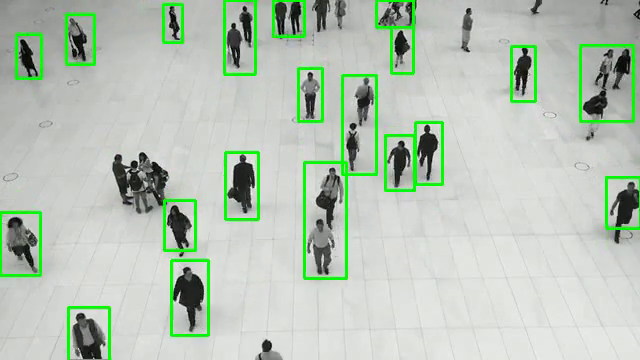
#> input picture frame 46 of ComputerVision-LAB-main/ex10/video_1.mp4, 640 x 360 px
$ jupyter execute Moving_object_Ex10_CV.ipynb
#> lines starting #> are read from the running program, lines starting #| are printed output that depends on the picture; after the words box and inside, x2 and y2 are one past the last pixel; in counts of white or black regions, pixels touching at a corner belong together
[cell 1]
import numpy as np
import cv2
import matplotlib.pyplot as plt

[cell 2]
def colorConvert(image):
  return(cv2.cvtColor(image, cv2.COLOR_BGR2RGB))

[cell 3]
cap = cv2.VideoCapture('/content/video_1.mp4')

#Randomly selecting 30 frames
frame_get = cap.get(cv2.CAP_PROP_FRAME_COUNT) * np.random.uniform(size = 30)

#Storing captured frames in an array
frames = []
for i in frame_get:
  cap.set(cv2.CAP_PROP_POS_FRAMES, i)
  ret, frame = cap.read()
  frames.append(frame)
#> this loop made 30 passes
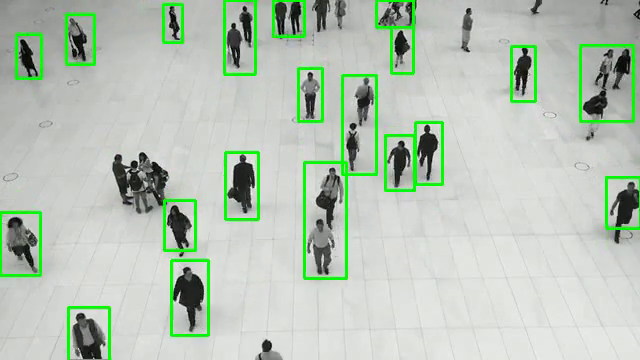
#> input picture frame 46 of ComputerVision-LAB-main/ex10/video_1.mp4, 640 x 360 px
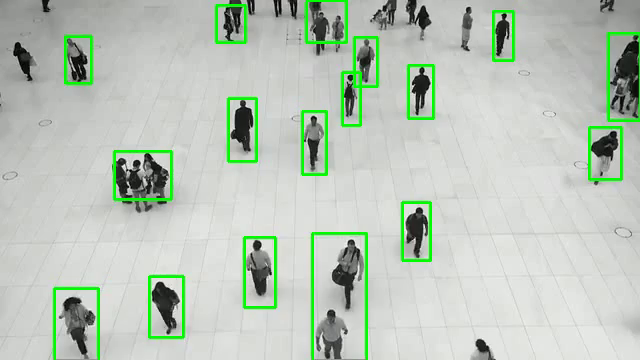
#> input picture frame 60 of ComputerVision-LAB-main/ex10/video_1.mp4, 640 x 360 px
#> after the loop, frames = 30 items

cap.release()

[cell 4]
frame_median = np.median(frames, axis = 0).astype(dtype = np.uint8)
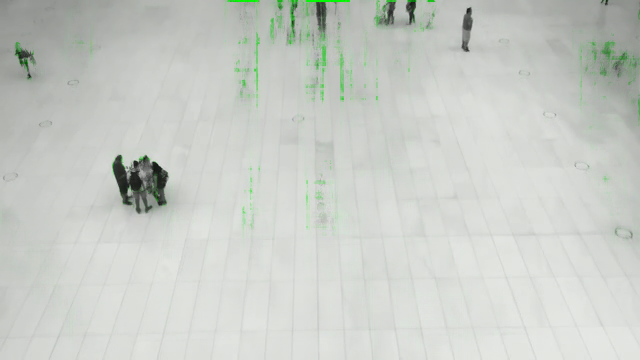
#> frame_median: shape (360, 640, 3); mean of channels 0, 1, 2 199.3, 204.9, 200.7; drawn as B, G, R
plt.imshow(colorConvert(frame_median))

[cell 5]
frame_avg = np.average(frames, axis = 0).astype(dtype = np.uint8)
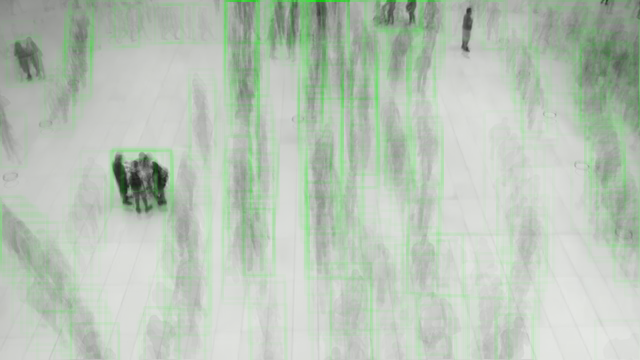
#> frame_avg: shape (360, 640, 3); mean of channels 0, 1, 2 182.9, 196.9, 184.1; drawn as B, G, R
plt.imshow(colorConvert(frame_avg))

[cell 6]
frame_sample = frames[0]
#> frame_sample is the input picture: shape (360, 640, 3); mean B, G, R 182.5, 197, 183.7
plt.imshow(colorConvert(frame_sample))

[cell 7]
gray_frame_median = cv2.cvtColor(frame_median, cv2.COLOR_BGR2GRAY)
plt.imshow(colorConvert(gray_frame_median))

[cell 8]
gray_frame_sample = cv2.cvtColor(frame_sample, cv2.COLOR_BGR2GRAY)
plt.imshow(colorConvert(gray_frame_sample))

[cell 9]
bg_removed_frame = cv2.absdiff(gray_frame_sample, gray_frame_median)
plt.imshow(colorConvert(bg_removed_frame))

[cell 10]
frame_blur = cv2.GaussianBlur(bg_removed_frame, (11,11), 0)
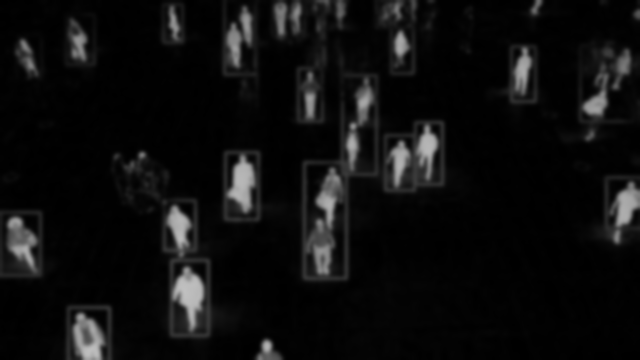
#> frame_blur: shape (360, 640); min 0, max 192, mean 14.2
plt.imshow(colorConvert(frame_blur))

[cell 11]
ret, frame_threshold = cv2.threshold(frame_blur, 0, 255, cv2.THRESH_BINARY + cv2.THRESH_OTSU)
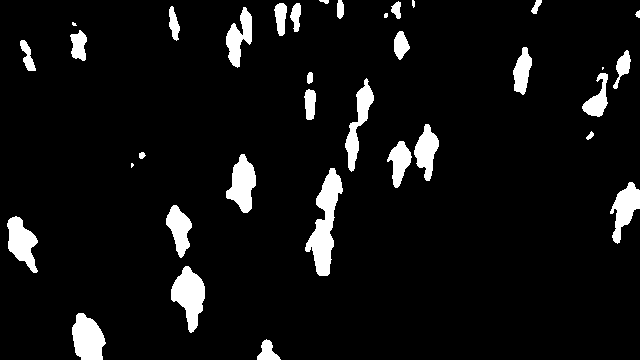
#> frame_threshold: shape (360, 640); 6.8% white; 35 white regions (4 under 20 px), largest, box (x1, y1, x2, y2) and area: (305, 168, 343, 276) 1852, (171, 266, 205, 333) 1312, (72, 313, 106, 360) 1168
#> ret = 61
plt.imshow(colorConvert(frame_threshold))

[cell 12]
(contours, _ ) = cv2.findContours(frame_threshold.copy(), cv2.RETR_EXTERNAL, cv2.CHAIN_APPROX_SIMPLE)
#> contours = 35 contours, 7 with area under 20; largest, box (x1, y1, x2, y2) and area: (305, 168, 343, 276) 1724, (171, 266, 205, 333) 1238, (72, 313, 106, 360) 1105, (226, 154, 256, 213) 1004, (7, 216, 38, 273) 938

[cell 13]
for i in contours:
  x, y, width, height = cv2.boundingRect(i)
  cv2.rectangle(frame_sample, (x,y), (x + width, y + height), (123,0,255), 2)
#> this loop made 35 passes
#> (x, y, width, height) on passes 1 to 8: (257, 339, 24, 21), (72, 313, 34, 47), (171, 266, 34, 67), (7, 216, 31, 57), (166, 205, 26, 53), (610, 182, 30, 62), (305, 168, 38, 108), (131, 163, 3, 5)
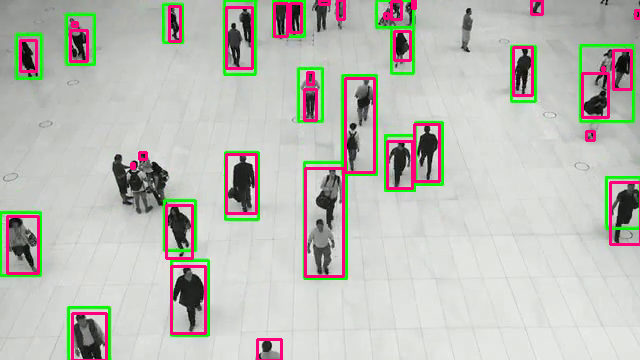
#> frame_sample: shape (360, 640, 3); 4.45% of pixels changed, all inside (x1, y1, x2, y2) = (6, 0, 640, 360)
plt.imshow(colorConvert(frame_sample))

[cell 14]
fourcc = cv2.VideoWriter_fourcc(*'XVID')
#> fourcc = 1145656920
video_writer = cv2.VideoWriter('old1.mp4', fourcc, 620.0, (640, 480))

[cell 15]
cap = cv2.VideoCapture('/content/drive/MyDrive/video_1.mp4')

#Randomly selecting 30 frames
frame_tot = cap.get(cv2.CAP_PROP_FRAME_COUNT)
#> frame_tot = 84
frame_tot
#> Out = 84

[cell 16]
frame_count = 0
while (frame_count < frame_tot - 1):
  frame_count+=1
  ret, frame = cap.read()
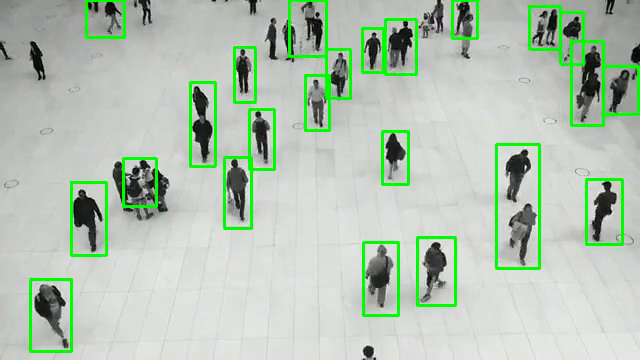
#> input picture frame 8 of ComputerVision-LAB-main/ex10/video_1.mp4, 640 x 360 px
#> frame is the input picture: shape (360, 640, 3); mean B, G, R 179.8, 196, 180.9
  # Converting frame to grayscale
  gray_frame = cv2.cvtColor(frame, cv2.COLOR_BGR2GRAY)
  # Calculating Absolute Difference between Current Frame and Median Frame
  dframe = cv2.absdiff(gray_frame, gray_frame_median)
  # Applying Gaussian Blur to reduce noise
  blur_frame = cv2.GaussianBlur(dframe, (11,11), 0)
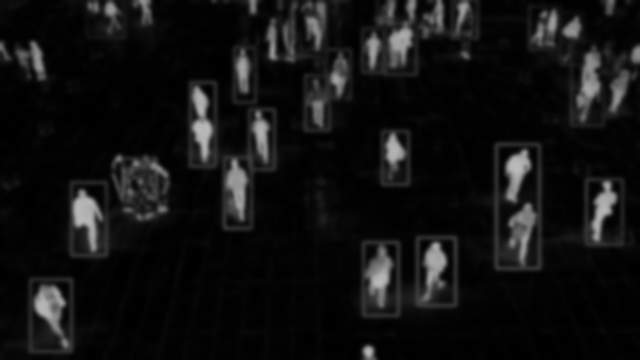
#> blur_frame: shape (360, 640); min 0, max 186, mean 17.8
  # Binarizing frame - Thresholding
  ret, threshold_frame = cv2.threshold(blur_frame, 0, 255, cv2.THRESH_BINARY + cv2.THRESH_OTSU)
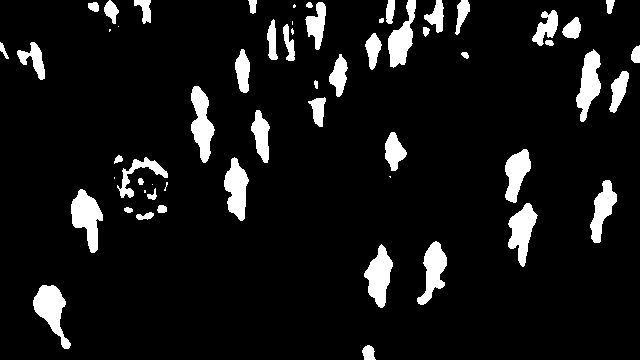
#> threshold_frame: shape (360, 640); 8.5% white; 58 white regions (10 under 20 px)
#> ret = 60
  # Identifying Contours
  (contours, _ ) = cv2.findContours(threshold_frame.copy(), cv2.RETR_EXTERNAL, cv2.CHAIN_APPROX_SIMPLE)
#> contours = 58 contours, 12 with area under 20; largest, box (x1, y1, x2, y2) and area: (71, 189, 103, 253) 1058, (33, 285, 71, 349) 1052, (191, 86, 215, 163) 983, (364, 244, 393, 308) 974, (508, 203, 538, 267) 940
  # Drawing Boundary Boxes for each Contour
  for i in contours:
    x, y, width, height = cv2.boundingRect(i)
    cv2.rectangle(frame, (x,y), (x + width, y + height), (123,0,255), 2)
    video_writer.write(cv2.resize(frame, (640,480)))
#> this loop made 58 passes
#> (x, y, width, height) on passes 1 to 8: (362, 345, 14, 15), (33, 285, 38, 64), (364, 244, 29, 64), (417, 241, 30, 64), (136, 212, 18, 8), (124, 207, 9, 6), (157, 205, 10, 8), (508, 203, 30, 64)
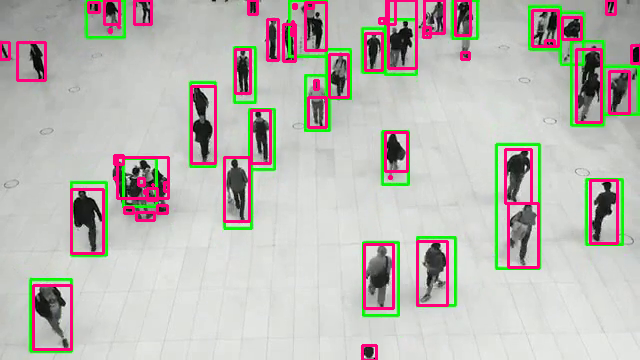
#> frame: shape (360, 640, 3); 6.15% of pixels changed, all inside (x1, y1, x2, y2) = (0, 0, 640, 360)
# Releasing Video Object
cap.release()
video_writer.release()

$ run again, starting later in the video
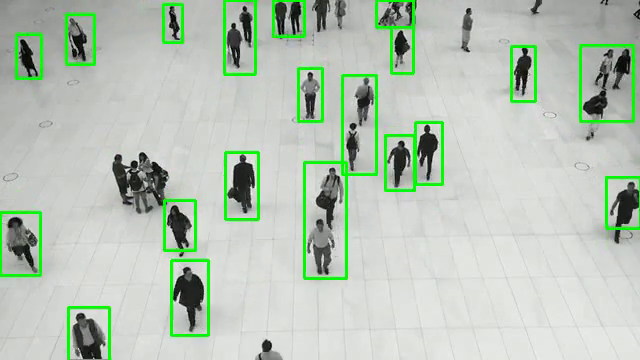
#> input picture frame 46 of ComputerVision-LAB-main/ex10/video_1.mp4, 640 x 360 px
#> the loop `for i in frame_get:` made 30 passes
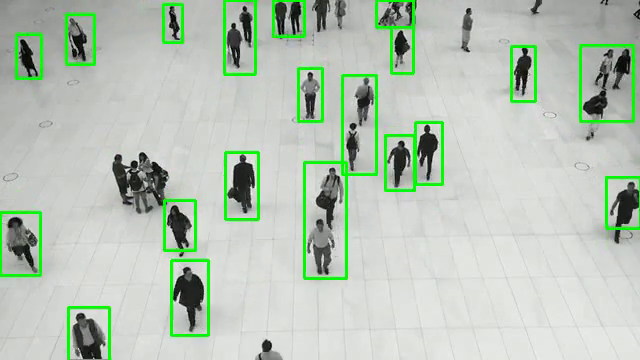
#> input picture frame 46 of ComputerVision-LAB-main/ex10/video_1.mp4, 640 x 360 px
#> after the loop `for i in frame_get:`: frames = 30 items
#> frame_sample is the input picture: shape (360, 640, 3); mean B, G, R 182.5, 197, 183.7
#> frame_threshold: shape (360, 640); 6.8% white; 35 white regions (4 under 20 px), largest, box (x1, y1, x2, y2) and area: (305, 168, 343, 276) 1852, (171, 266, 205, 333) 1312, (72, 313, 106, 360) 1168
#> `ret, frame_threshold = cv2.threshold(frame_blur, 0, 255, cv2.THRESH_BI..`: ret = 61
#> `(contours, _ ) = cv2.findContours(frame_threshold.copy(), cv2.RETR_EXT..`: contours = 35 contours, 7 with area under 20; largest, box (x1, y1, x2, y2) and area: (305, 168, 343, 276) 1724, (171, 266, 205, 333) 1238, (72, 313, 106, 360) 1105, (226, 154, 256, 213) 1004, (7, 216, 38, 273) 938
#> the loop `for i in contours:` made 35 passes
#> (x, y, width, height) on passes 1 to 8: (257, 339, 24, 21), (72, 313, 34, 47), (171, 266, 34, 67), (7, 216, 31, 57), (166, 205, 26, 53), (610, 182, 30, 62), (305, 168, 38, 108), (131, 163, 3, 5)
#> fourcc = 1145656920
#> frame_tot = 84
#> `ret, threshold_frame = cv2.threshold(blur_frame, 0, 255, cv2.THRESH_BI..`:
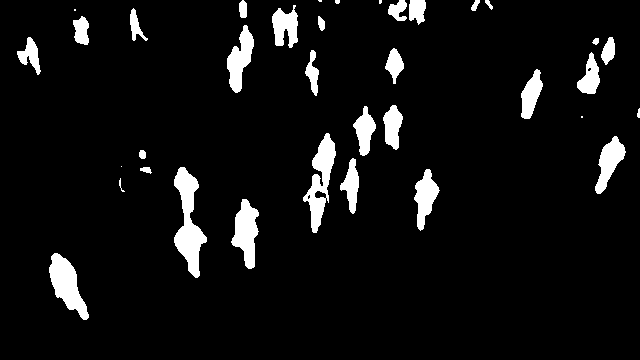
#> threshold_frame: shape (360, 640); 6.5% white; 36 white regions (6 under 20 px)
#> `ret, threshold_frame = cv2.threshold(blur_frame, 0, 255, cv2.THRESH_BI..`: ret = 60
#> `(contours, _ ) = cv2.findContours(threshold_frame.copy(), cv2.RETR_EXT..`: contours = 36 contours, 8 with area under 20; largest, box (x1, y1, x2, y2) and area: (174, 167, 207, 278) 1652, (303, 133, 336, 233) 1360, (49, 253, 89, 320) 1231, (231, 199, 259, 269) 1068, (227, 25, 254, 93) 886
#> the loop `for i in contours:` made 36 passes
#> (x, y, width, height) on passes 1 to 8: (49, 253, 40, 67), (231, 199, 28, 70), (119, 178, 6, 14), (414, 169, 26, 62), (174, 167, 33, 111), (140, 167, 12, 7), (121, 166, 1, 1), (340, 158, 19, 56)
#> after the loop `for i in contours:`:
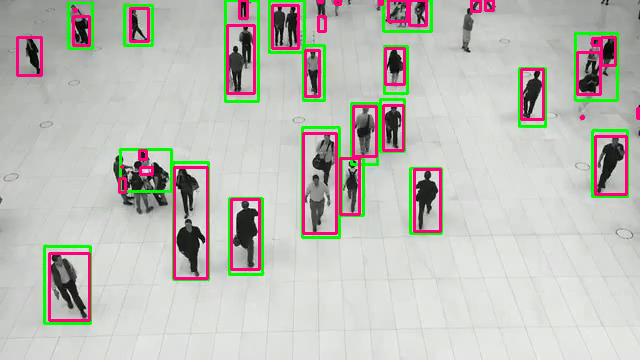
#> frame: shape (360, 640, 3); mean B, G, R 183.4, 189.8, 190.4
